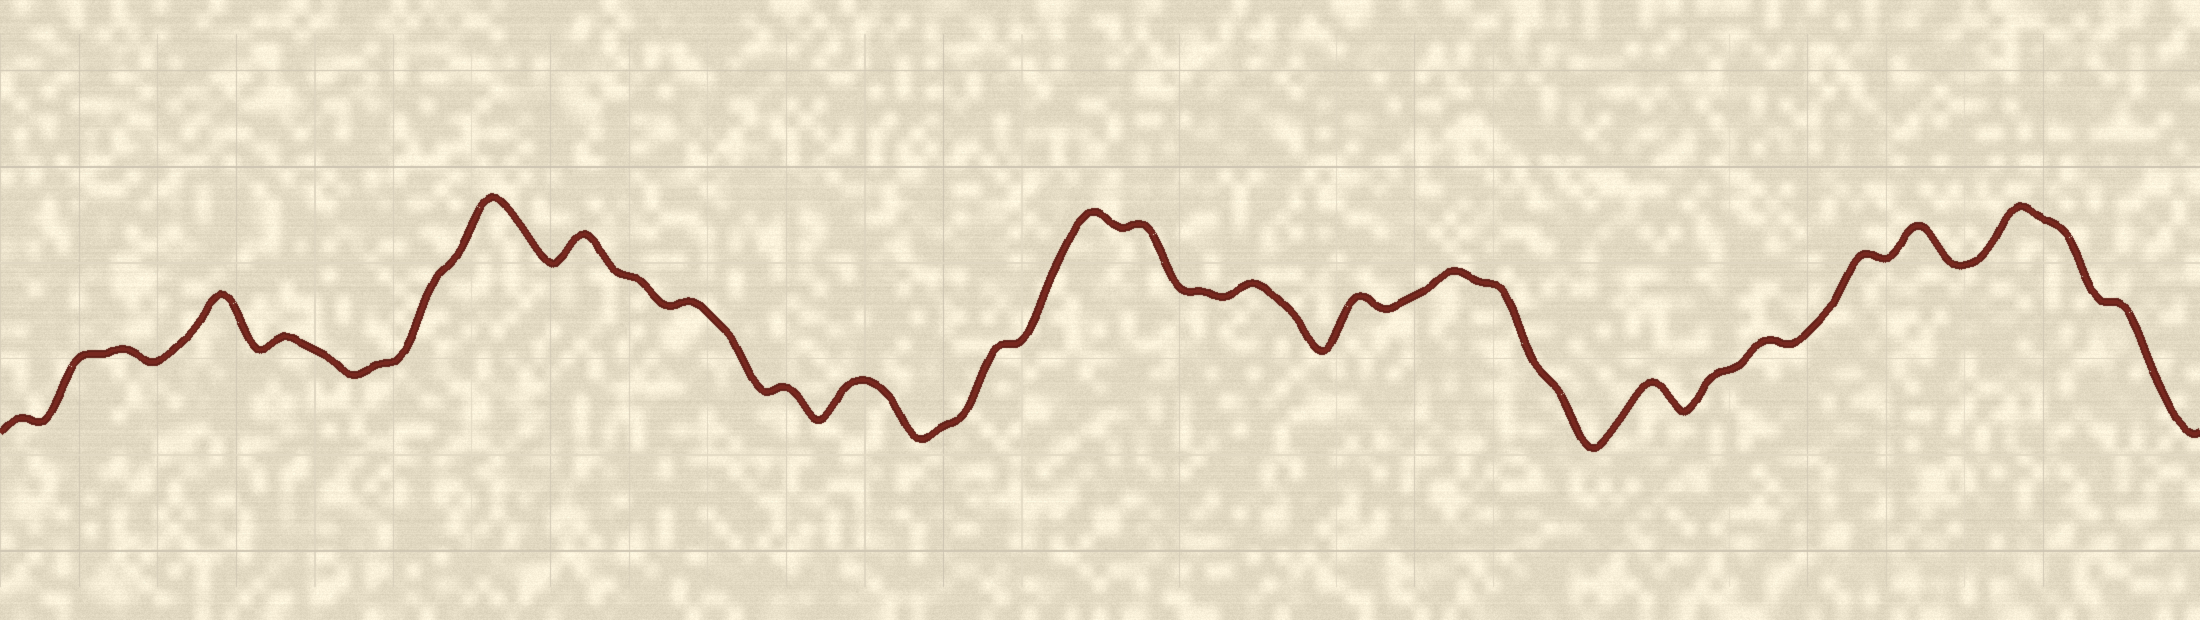

This figure's Python source:
#!/usr/bin/env python3
# 走纸记录仪贴图 v3（第九号手令必改 + 第十号合页：横向无缝可平铺）。
# 暖纸 + 纸纤维肌理 + 印刷不匀的时间栅 + 牛血红墨张力线。
# 合页要点：红墨线由"整数谐波"构成 → y(0)=y(W) 且斜率相接；栅距整除宽 → 走纸滚动无缝环。
from PIL import Image, ImageDraw, ImageFilter
import numpy as np, math, random
W, H = 2200, 620
random.seed(9); rng = np.random.default_rng(5)

# —— 纸底：纸色 + 纤维噪声 + 横向淡 streak（整行→天然平铺）+ 极缓不匀 ——
base = np.array([234, 225, 202], dtype=np.float32)
grain = rng.normal(0, 4.2, (H, W, 1)).astype(np.float32)                      # 细颗粒（随机接缝不可见）
streak = np.repeat(rng.normal(0, 2.6, (H, 1, 1)).astype(np.float32), W, axis=1)  # 横向纤维·整行平铺
blotch = np.array(Image.fromarray((rng.normal(0, 1, (H // 14, W // 14, 1)).repeat(3, 2) * 255)
                  .clip(0, 255).astype(np.uint8)).resize((W, H)).convert('L')).astype(np.float32)
blotch = (blotch - blotch.mean())[..., None] * 0.10                            # 极缓不匀（振幅微·接缝不可见）
arr = np.clip(base + grain + streak + blotch, 0, 255).astype(np.uint8)
img = Image.fromarray(arr, 'RGB'); d = ImageDraw.Draw(img)

# —— 印刷不匀的时间栅（竖线落在整除宽的节拍上 → 平铺无接缝；深浅/线宽/偶缺仍不匀）——
def gridcol():
    dk = random.randint(5, 30)
    return (232 - dk, 223 - dk, 200 - int(dk * 0.85))
NCOL = 28
for i in range(NCOL):                                # i=0 落在 x=0 缝上，只画一次→平铺不重
    x = round(i * W / NCOL)
    if random.random() < 0.11: continue              # 偶有淡到近无
    d.line([(x, 34), (x, H - 34)], fill=gridcol(), width=random.choice([1, 1, 1, 2]))
for y in range(70, H - 40, 96):                      # 横线满幅→天然平铺
    if random.random() < 0.08: continue
    d.line([(0, y), (W, y)], fill=gridcol(), width=random.choice([1, 1, 2]))

# —— 牛血红墨张力线：整数谐波合成 → 横向严格周期（无缝环走纸的立身之本）——
mid = H * 0.52
HARM = [(3, 70, 0.40), (5, 40, 2.1), (7, 30, 1.10), (11, 20, 2.30),
        (17, 13, 0.70), (23, 9, 3.4), (31, 7, 4.00), (43, 5, 2.00)]   # k 皆整数→y(0)=y(W)
pts = []
for xi in range(0, W + 1, 4):
    p = 2 * math.pi * xi / W
    y = mid + sum(a * math.sin(k * p + ph) for k, a, ph in HARM)
    pts.append((xi, y))
d.line(pts, fill=(96, 30, 22), width=8, joint='curve')   # 渗透底
d.line(pts, fill=(120, 40, 31), width=4, joint='curve')  # 牛血红正身
img = img.filter(ImageFilter.GaussianBlur(0.5))
img.save('/Users/shadow/tape0/art/hero/ref/paper_chart.png'); print('paper_chart v3 tileable', img.size)
